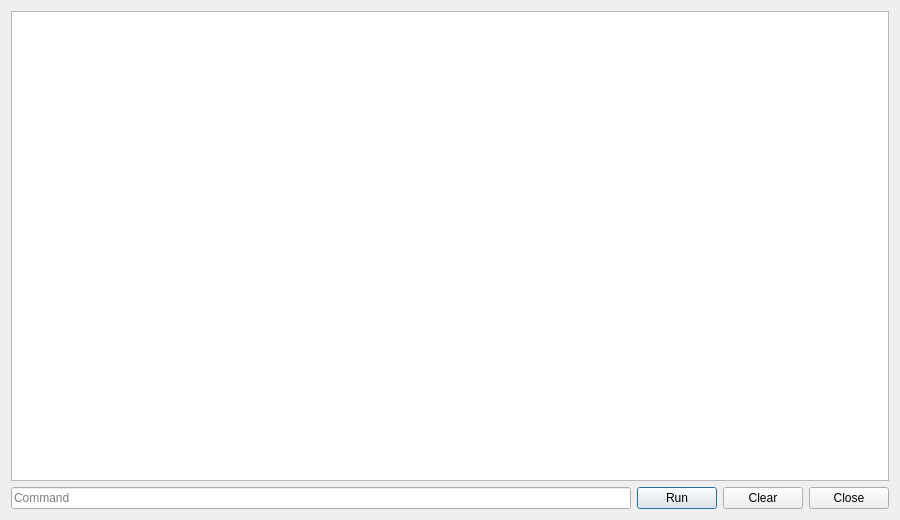
<?xml version="1.0" encoding="UTF-8"?>
<ui version="4.0">
 <class>ProjectTerminalDialog</class>
 <widget class="QDialog" name="ProjectTerminalDialog">
  <property name="geometry"><rect><x>0</x><y>0</y><width>900</width><height>520</height></rect></property>
  <property name="windowTitle"><string>Project Terminal</string></property>
  <layout class="QVBoxLayout" name="verticalLayout">
   <item><widget class="QPlainTextEdit" name="output"><property name="readOnly"><bool>true</bool></property><property name="lineWrapMode"><enum>QPlainTextEdit::NoWrap</enum></property></widget></item>
   <item>
    <layout class="QHBoxLayout" name="command_row">
     <item><widget class="QLineEdit" name="command_edit"><property name="placeholderText"><string>Command</string></property></widget></item>
     <item><widget class="QPushButton" name="send_button"><property name="text"><string>Run</string></property></widget></item>
     <item><widget class="QPushButton" name="clear_button"><property name="text"><string>Clear</string></property></widget></item>
     <item><widget class="QPushButton" name="close_button"><property name="text"><string>Close</string></property></widget></item>
    </layout>
   </item>
  </layout>
 </widget>
 <resources/>
 <connections/>
</ui>
